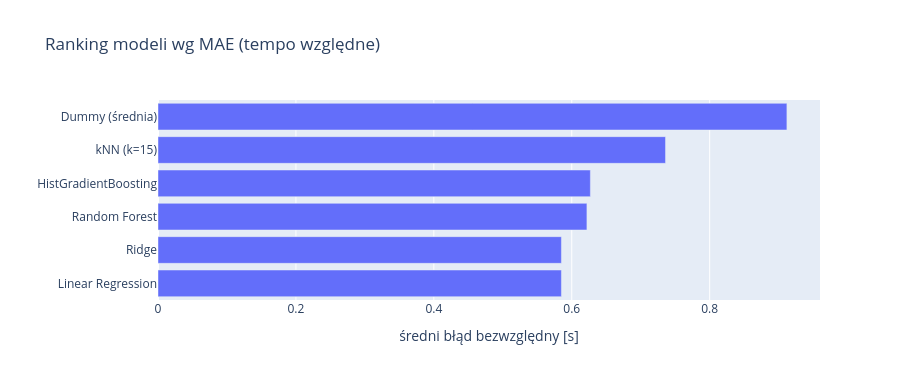

Notebook source saved alongside this figure:
### Code cell
fig = px.bar(b.sort_values('MAE'), x='MAE', y='model', orientation='h',
             title='Ranking modeli wg MAE (tempo względne)',
             labels={'MAE': 'średni błąd bezwzględny [s]', 'model': ''})
fig.update_layout(height=380)
fig.show()

### Figure 1 — Plotly figure (JSON) as saved in the notebook; plotly's stock layout.template omitted (floating-point values rounded to 4 significant figures)
{"data": [{"hovertemplate": "średni błąd bezwzględny [s]=%{x}<br>=%{y}<extra></extra>", "legendgroup": "", "marker": {"color": "#636efa", "pattern": {"shape": ""}}, "name": "", "orientation": "h", "showlegend": false, "textposition": "auto", "type": "bar", "x": [0.585, 0.585, 0.622, 0.627, 0.736, 0.912], "xaxis": "x", "y": ["Linear Regression", "Ridge", "Random Forest", "HistGradientBoosting", "kNN (k=15)", "Dummy (średnia)"], "yaxis": "y"}], "layout": {"barmode": "relative", "height": 380, "legend": {"tracegroupgap": 0}, "title": {"text": "Ranking modeli wg MAE (tempo względne)"}, "xaxis": {"anchor": "y", "domain": [0.0, 1.0], "title": {"text": "średni błąd bezwzględny [s]"}}, "yaxis": {"anchor": "x", "domain": [0.0, 1.0], "title": {"text": ""}}}}
